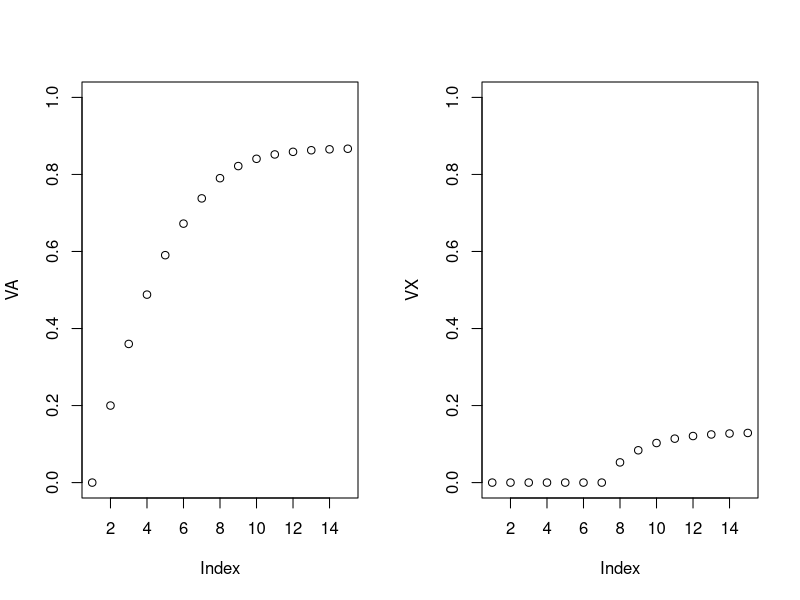

Here is the R script that generated this plot:
# Blocking
# learning rate from 0-1

alphaA <- 1 # salience of stimuli A
alphaX <- 1 # salience of stimuli X 

beta <- .2 # learning rate

lambda <- 1 # maximum associative strength

VA <- array(0, c(15)) # initializing array of associations between A and stimuli
VA[1] <- 0

VX <- array(0, c(15)) # initializing array of associations between X and stimuli
VX[1] <- 0

VAX <- array(0, c(15)) # initializing compound learning
VAX[1] <- 0

delta_VA <- array(0, c(15)) # initializing array of learning for A
delta_VA[1] <- 0

delta_VX <- array(0, c(15)) # initializing array of learning for X
delta_VX[1] <- 0


# simple model for stimulus A - notice for loop and commenting out
for (t in 2:7) {
  delta_VA[t] <- alphaA * beta * (lambda - VAX[t-1]) # association with A
  VA[t] <- VA[t-1] + delta_VA[t]
  # delta_VX[t] <- alphaX * beta * (lambda - VAX[t-1]) # association with X
  # VX[t] <- VX[t-1] + delta_VX[t]
  VAX[t] <- VA[t] + VX[t]
  
}


# compound model for A and X
for (t in 8:15) {
  delta_VA[t] <- alphaA * beta * (lambda - VAX[t-1]) # association with A
  VA[t] <- VA[t-1] + delta_VA[t]
  delta_VX[t] <- alphaX * beta * (lambda - VAX[t-1]) # association with X
  VX[t] <- VX[t-1] + delta_VX[t]
  VAX[t] <- VA[t] + VX[t]
  
}

# seeing if it works as intended
par(mfrow = c(1, 2))
plot(VA, ylim = c(0, 1))
plot(VX, ylim = c(0, 1))

